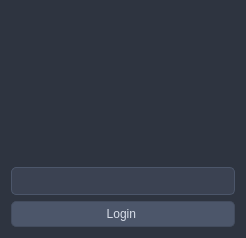
<?xml version="1.0" encoding="UTF-8"?>
<ui version="4.0">
 <class>Dialog</class>
 <widget class="QDialog" name="Dialog">
  <property name="geometry">
   <rect>
    <x>0</x>
    <y>0</y>
    <width>246</width>
    <height>238</height>
   </rect>
  </property>
  <property name="windowTitle">
   <string>Login N-V-A-R</string>
  </property>
  <property name="windowIcon">
   <iconset>
    <normaloff>../logo2.jpg</normaloff>../logo2.jpg</iconset>
  </property>
  <property name="styleSheet">
   <string notr="true">/* style.qss */
QWidget {
    background-color: #2E3440;
    color: #D8DEE9;
}

QPushButton {
    background-color: #4C566A;
    border: 1px solid #434C5E;
    color: #D8DEE9;
    padding: 5px;
    border-radius: 5px;
}

QPushButton:hover {
    background-color: #5E81AC;
}

QLabel {
    color: #D8DEE9;
    font-size: 16px;
}

QLineEdit {
    background-color: #3B4252;
    border: 1px solid #4C566A;
    color: #D8DEE9;
    padding: 5px;
    border-radius: 5px;
}
</string>
  </property>
  <layout class="QGridLayout" name="gridLayout">
   <item row="0" column="0">
    <widget class="QLabel" name="logoLabel">
     <property name="maximumSize">
      <size>
       <width>228</width>
       <height>155</height>
      </size>
     </property>
     <property name="pixmap">
      <pixmap>../ui/logo2.jpg</pixmap>
     </property>
     <property name="scaledContents">
      <bool>true</bool>
     </property>
     <property name="alignment">
      <set>Qt::AlignCenter</set>
     </property>
     <property name="margin">
      <number>-14</number>
     </property>
     <property name="indent">
      <number>32</number>
     </property>
    </widget>
   </item>
   <item row="1" column="0">
    <widget class="QLineEdit" name="lineEdit"/>
   </item>
   <item row="2" column="0">
    <widget class="QPushButton" name="loginButton">
     <property name="text">
      <string>Login </string>
     </property>
    </widget>
   </item>
  </layout>
 </widget>
 <resources/>
 <connections/>
</ui>
